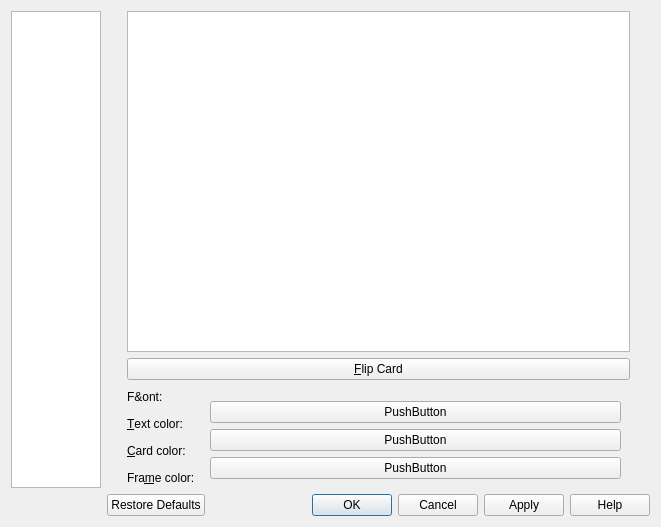
<?xml version="1.0" encoding="UTF-8"?>
<ui version="4.0">
 <class>dlgConfig</class>
 <widget class="QDialog" name="dlgConfig">
  <property name="windowModality">
   <enum>Qt::WindowModal</enum>
  </property>
  <property name="geometry">
   <rect>
    <x>0</x>
    <y>0</y>
    <width>661</width>
    <height>527</height>
   </rect>
  </property>
  <property name="windowTitle">
   <string>Configure - WordQuiz</string>
  </property>
  <property name="windowIcon">
   <iconset resource="../wordquiz.qrc">
    <normaloff>:/kwordquiz/icons/hi16-app-kwordquiz.png</normaloff>:/kwordquiz/icons/hi16-app-kwordquiz.png</iconset>
  </property>
  <layout class="QGridLayout">
   <item row="0" column="0">
    <widget class="QListWidget" name="m_contentsWidget">
     <property name="sizePolicy">
      <sizepolicy hsizetype="Fixed" vsizetype="Expanding">
       <horstretch>0</horstretch>
       <verstretch>0</verstretch>
      </sizepolicy>
     </property>
     <property name="minimumSize">
      <size>
       <width>90</width>
       <height>0</height>
      </size>
     </property>
     <property name="maximumSize">
      <size>
       <width>90</width>
       <height>16777215</height>
      </size>
     </property>
     <property name="verticalScrollBarPolicy">
      <enum>Qt::ScrollBarAlwaysOff</enum>
     </property>
     <property name="horizontalScrollBarPolicy">
      <enum>Qt::ScrollBarAlwaysOff</enum>
     </property>
     <property name="verticalScrollMode">
      <enum>QAbstractItemView::ScrollPerPixel</enum>
     </property>
     <property name="horizontalScrollMode">
      <enum>QAbstractItemView::ScrollPerPixel</enum>
     </property>
     <property name="viewMode">
      <enum>QListView::IconMode</enum>
     </property>
     <property name="wordWrap">
      <bool>true</bool>
     </property>
    </widget>
   </item>
   <item row="0" column="1">
    <widget class="QStackedWidget" name="m_pageWidget">
     <property name="currentIndex">
      <number>3</number>
     </property>
     <widget class="QWidget" name="pageGeneral">
      <layout class="QVBoxLayout">
       <property name="margin">
        <number>0</number>
       </property>
       <item>
        <widget class="QGroupBox" name="groupStartSessionss">
         <property name="title">
          <string>&amp;Open Vocabulary Documents in</string>
         </property>
         <layout class="QVBoxLayout">
          <item>
           <widget class="QRadioButton" name="optEditor">
            <property name="toolTip">
             <string>Open vocabulary documents in the editor</string>
            </property>
            <property name="whatsThis">
             <string>Select if the vocabulary documents should be opened in the editor</string>
            </property>
            <property name="text">
             <string>&amp;Editor</string>
            </property>
           </widget>
          </item>
          <item>
           <widget class="QRadioButton" name="optFlashcard">
            <property name="toolTip">
             <string>Open vocabulary documents in a flashcard quiz</string>
            </property>
            <property name="whatsThis">
             <string>Select if the vocabulary documents should be opened in a flashcard quiz</string>
            </property>
            <property name="text">
             <string>&amp;Flashcard Quiz</string>
            </property>
           </widget>
          </item>
          <item>
           <widget class="QRadioButton" name="optMultipleChoice">
            <property name="toolTip">
             <string>Open vocabulary documents in a multiple choice quiz</string>
            </property>
            <property name="whatsThis">
             <string>Select if the vocabulary documents should be opened in a multiple choice quiz</string>
            </property>
            <property name="text">
             <string>&amp;Multiple Choice Quiz</string>
            </property>
           </widget>
          </item>
          <item>
           <widget class="QRadioButton" name="optQA">
            <property name="toolTip">
             <string>Open vocabulary documents in a question and answer quiz</string>
            </property>
            <property name="whatsThis">
             <string>Select if the vocabulary documents should be opened in a question and answer quiz</string>
            </property>
            <property name="text">
             <string>&amp;Question and Answer Quiz</string>
            </property>
           </widget>
          </item>
         </layout>
        </widget>
       </item>
       <item>
        <spacer>
         <property name="orientation">
          <enum>Qt::Vertical</enum>
         </property>
         <property name="sizeHint" stdset="0">
          <size>
           <width>531</width>
           <height>141</height>
          </size>
         </property>
        </spacer>
       </item>
      </layout>
     </widget>
     <widget class="QWidget" name="pageEditor">
      <layout class="QVBoxLayout">
       <property name="margin">
        <number>0</number>
       </property>
       <item>
        <widget class="QGroupBox" name="groupEnterMove">
         <property name="title">
          <string>Enter Ke&amp;y Moves</string>
         </property>
         <layout class="QVBoxLayout">
          <item>
           <widget class="QRadioButton" name="optDown">
            <property name="toolTip">
             <string>How enter key moves</string>
            </property>
            <property name="whatsThis">
             <string>Select if the next cell below should become active when pressing Enter.</string>
            </property>
            <property name="text">
             <string>&amp;Down</string>
            </property>
           </widget>
          </item>
          <item>
           <widget class="QRadioButton" name="optRight">
            <property name="toolTip">
             <string>How enter key moves</string>
            </property>
            <property name="whatsThis">
             <string>Select if the next cell to the right should become active when pressing Enter</string>
            </property>
            <property name="text">
             <string>&amp;Right</string>
            </property>
           </widget>
          </item>
          <item>
           <widget class="QRadioButton" name="optNoMove">
            <property name="toolTip">
             <string>How enter key moves</string>
            </property>
            <property name="whatsThis">
             <string>Select if the current cell should remain active when pressing Enter</string>
            </property>
            <property name="text">
             <string>Does not &amp;move</string>
            </property>
           </widget>
          </item>
         </layout>
        </widget>
       </item>
       <item>
        <widget class="QCheckBox" name="kcfg_EnableBlanks">
         <property name="toolTip">
          <string>Check to enable fill-in-the-blank</string>
         </property>
         <property name="whatsThis">
          <string>Select to enable the functions for Fill-in-the-blank</string>
         </property>
         <property name="text">
          <string>E&amp;nable fill-in-the-blank</string>
         </property>
        </widget>
       </item>
       <item>
        <spacer>
         <property name="orientation">
          <enum>Qt::Vertical</enum>
         </property>
         <property name="sizeHint" stdset="0">
          <size>
           <width>531</width>
           <height>81</height>
          </size>
         </property>
        </spacer>
       </item>
      </layout>
     </widget>
     <widget class="QWidget" name="pageQuiz">
      <layout class="QGridLayout">
       <property name="margin">
        <number>0</number>
       </property>
       <item row="0" column="0">
        <widget class="QGroupBox" name="KeepDiscard">
         <property name="whatsThis">
          <string>Specify behavior of a flashcard session</string>
         </property>
         <property name="title">
          <string>Flashcard</string>
         </property>
         <layout class="QGridLayout">
          <item row="0" column="0" colspan="3">
           <widget class="QCheckBox" name="kcfg_AutoFlip">
            <property name="toolTip">
             <string>Check to flip card automatically</string>
            </property>
            <property name="whatsThis">
             <string>Select if you want a card to turn over automatically after the given amount of time</string>
            </property>
            <property name="text">
             <string>&amp;Flip card automatically after</string>
            </property>
           </widget>
          </item>
          <item row="1" column="0" rowspan="3">
           <spacer>
            <property name="orientation">
             <enum>Qt::Horizontal</enum>
            </property>
            <property name="sizeType">
             <enum>QSizePolicy::Fixed</enum>
            </property>
            <property name="sizeHint" stdset="0">
             <size>
              <width>20</width>
              <height>70</height>
             </size>
            </property>
           </spacer>
          </item>
          <item row="1" column="1">
           <widget class="QSpinBox" name="spinFlipDelay">
            <property name="minimum">
             <number>1</number>
            </property>
           </widget>
          </item>
          <item row="1" column="2">
           <widget class="QLabel" name="lblSeconds">
            <property name="sizePolicy">
             <sizepolicy hsizetype="Expanding" vsizetype="Preferred">
              <horstretch>0</horstretch>
              <verstretch>0</verstretch>
             </sizepolicy>
            </property>
            <property name="whatsThis">
             <string>Specify the amount of time between card flips</string>
            </property>
            <property name="text">
             <string>seconds and</string>
            </property>
           </widget>
          </item>
          <item row="2" column="1" colspan="2">
           <widget class="QRadioButton" name="optCorrect">
            <property name="toolTip">
             <string>Select how to count card</string>
            </property>
            <property name="whatsThis">
             <string>Select if the previous card should be counted as correct when moving to the next card</string>
            </property>
            <property name="text">
             <string>Count &amp;as correct</string>
            </property>
           </widget>
          </item>
          <item row="3" column="1" colspan="2">
           <widget class="QRadioButton" name="optError">
            <property name="toolTip">
             <string>Select how to count card</string>
            </property>
            <property name="whatsThis">
             <string>Select if the previous card should be counted as incorrect when moving to the next card</string>
            </property>
            <property name="text">
             <string>Count as &amp;error</string>
            </property>
           </widget>
          </item>
         </layout>
        </widget>
       </item>
       <item row="1" column="0">
        <widget class="QGroupBox" name="grpMultiple">
         <property name="whatsThis">
          <string>Specify behavior for a multiple choice session</string>
         </property>
         <property name="title">
          <string>Multiple Choice</string>
         </property>
         <layout class="QGridLayout">
          <property name="margin">
           <number>10</number>
          </property>
          <property name="spacing">
           <number>6</number>
          </property>
          <item row="0" column="0">
           <widget class="QCheckBox" name="kcfg_AutoCheck">
            <property name="toolTip">
             <string>Check to correct automatically</string>
            </property>
            <property name="whatsThis">
             <string>Select if a choice should be checked immediately</string>
            </property>
            <property name="text">
             <string>Check selection a&amp;utomatically</string>
            </property>
           </widget>
          </item>
         </layout>
        </widget>
       </item>
       <item row="2" column="0">
        <widget class="QGroupBox" name="grpQA">
         <property name="whatsThis">
          <string>Specify behavior for a question and answer session</string>
         </property>
         <property name="title">
          <string>Question &amp;&amp; Answer</string>
         </property>
         <layout class="QGridLayout">
          <property name="margin">
           <number>10</number>
          </property>
          <property name="spacing">
           <number>6</number>
          </property>
          <item row="0" column="0">
           <widget class="QCheckBox" name="kcfg_HintError">
            <property name="toolTip">
             <string>Check to count hint as error</string>
            </property>
            <property name="whatsThis">
             <string>Select if questions where the hint function has been used should be counted as errors</string>
            </property>
            <property name="text">
             <string>&amp;Treat hint as error</string>
            </property>
           </widget>
          </item>
         </layout>
        </widget>
       </item>
       <item row="3" column="0">
        <widget class="QGroupBox" name="grpScore">
         <property name="whatsThis">
          <string>Specify behavior of the score presentation in any session</string>
         </property>
         <property name="title">
          <string>Score</string>
         </property>
         <layout class="QGridLayout">
          <property name="margin">
           <number>10</number>
          </property>
          <property name="spacing">
           <number>6</number>
          </property>
          <item row="0" column="0">
           <widget class="QCheckBox" name="kcfg_Percent">
            <property name="toolTip">
             <string>Check to show score as a percentage</string>
            </property>
            <property name="whatsThis">
             <string>Select if the score should be shown as a percentage</string>
            </property>
            <property name="text">
             <string>&amp;Show score as a percentage</string>
            </property>
           </widget>
          </item>
         </layout>
        </widget>
       </item>
       <item row="4" column="0">
        <spacer>
         <property name="orientation">
          <enum>Qt::Vertical</enum>
         </property>
         <property name="sizeType">
          <enum>QSizePolicy::Expanding</enum>
         </property>
         <property name="sizeHint" stdset="0">
          <size>
           <width>21</width>
           <height>31</height>
          </size>
         </property>
        </spacer>
       </item>
      </layout>
     </widget>
     <widget class="QWidget" name="pageFlashcard">
      <layout class="QGridLayout">
       <property name="margin">
        <number>0</number>
       </property>
       <item row="0" column="0">
        <spacer>
         <property name="orientation">
          <enum>Qt::Horizontal</enum>
         </property>
         <property name="sizeType">
          <enum>QSizePolicy::Minimum</enum>
         </property>
         <property name="sizeHint" stdset="0">
          <size>
           <width>20</width>
           <height>20</height>
          </size>
         </property>
        </spacer>
       </item>
       <item row="0" column="2">
        <spacer>
         <property name="orientation">
          <enum>Qt::Horizontal</enum>
         </property>
         <property name="sizeType">
          <enum>QSizePolicy::Minimum</enum>
         </property>
         <property name="sizeHint" stdset="0">
          <size>
           <width>20</width>
           <height>20</height>
          </size>
         </property>
        </spacer>
       </item>
       <item row="1" column="1">
        <layout class="QGridLayout">
         <item row="0" column="0" colspan="2">
          <widget class="QPushButton" name="flipButton">
           <property name="toolTip">
            <string>Flip card</string>
           </property>
           <property name="whatsThis">
            <string>Use to show the other side of the card</string>
           </property>
           <property name="text">
            <string>&amp;Flip Card</string>
           </property>
          </widget>
         </item>
         <item row="1" column="0">
          <widget class="QLabel" name="fontLabel">
           <property name="sizePolicy">
            <sizepolicy hsizetype="Minimum" vsizetype="Preferred">
             <horstretch>0</horstretch>
             <verstretch>0</verstretch>
            </sizepolicy>
           </property>
           <property name="text">
            <string>F&amp;ont:</string>
           </property>
          </widget>
         </item>
         <item row="1" column="1" rowspan="4">
          <widget class="QStackedWidget" name="widgetStack">
           <property name="sizePolicy">
            <sizepolicy hsizetype="Expanding" vsizetype="Preferred">
             <horstretch>0</horstretch>
             <verstretch>0</verstretch>
            </sizepolicy>
           </property>
           <property name="currentIndex">
            <number>0</number>
           </property>
           <widget class="QWidget" name="frontStackPage">
            <layout class="QVBoxLayout">
             <item>
              <widget class="KFontRequester" name="m_frontFont"/>
             </item>
             <item>
              <widget class="KColorButton" name="m_frontTextColor">
               <property name="text">
                <string>PushButton</string>
               </property>
              </widget>
             </item>
             <item>
              <widget class="KColorButton" name="m_frontCardColor">
               <property name="text">
                <string>PushButton</string>
               </property>
              </widget>
             </item>
             <item>
              <widget class="KColorButton" name="m_frontFrameColor">
               <property name="text">
                <string>PushButton</string>
               </property>
              </widget>
             </item>
            </layout>
           </widget>
           <widget class="QWidget" name="backStackPage">
            <layout class="QVBoxLayout">
             <item>
              <widget class="KFontRequester" name="m_backFont"/>
             </item>
             <item>
              <widget class="KColorButton" name="m_backTextColor">
               <property name="text">
                <string>PushButton</string>
               </property>
              </widget>
             </item>
             <item>
              <widget class="KColorButton" name="m_backCardColor">
               <property name="text">
                <string>PushButton</string>
               </property>
              </widget>
             </item>
             <item>
              <widget class="KColorButton" name="m_backFrameColor">
               <property name="text">
                <string>PushButton</string>
               </property>
              </widget>
             </item>
            </layout>
           </widget>
          </widget>
         </item>
         <item row="2" column="0">
          <widget class="QLabel" name="textColorLabel">
           <property name="sizePolicy">
            <sizepolicy hsizetype="Minimum" vsizetype="Preferred">
             <horstretch>0</horstretch>
             <verstretch>0</verstretch>
            </sizepolicy>
           </property>
           <property name="text">
            <string>&amp;Text color:</string>
           </property>
           <property name="buddy">
            <cstring>m_frontTextColor</cstring>
           </property>
          </widget>
         </item>
         <item row="3" column="0">
          <widget class="QLabel" name="cardColorLabel">
           <property name="sizePolicy">
            <sizepolicy hsizetype="Minimum" vsizetype="Preferred">
             <horstretch>0</horstretch>
             <verstretch>0</verstretch>
            </sizepolicy>
           </property>
           <property name="text">
            <string>&amp;Card color:</string>
           </property>
           <property name="buddy">
            <cstring>m_frontCardColor</cstring>
           </property>
          </widget>
         </item>
         <item row="4" column="0">
          <widget class="QLabel" name="frameColorLabel">
           <property name="sizePolicy">
            <sizepolicy hsizetype="Minimum" vsizetype="Preferred">
             <horstretch>0</horstretch>
             <verstretch>0</verstretch>
            </sizepolicy>
           </property>
           <property name="text">
            <string>Fra&amp;me color:</string>
           </property>
           <property name="buddy">
            <cstring>m_frontFrameColor</cstring>
           </property>
          </widget>
         </item>
        </layout>
       </item>
       <item row="0" column="1">
        <widget class="KWQCardView" name="flashcard"/>
       </item>
      </layout>
     </widget>
     <widget class="QWidget" name="pageCharacters">
      <layout class="QGridLayout">
       <property name="margin">
        <number>0</number>
       </property>
       <item row="0" column="0" colspan="2">
        <widget class="QTreeWidget" name="CharacterTree">
         <property name="toolTip">
          <string>Select character to modify</string>
         </property>
         <property name="whatsThis">
          <string>Customizable special character actions</string>
         </property>
         <property name="rootIsDecorated">
          <bool>false</bool>
         </property>
         <property name="columnCount">
          <number>3</number>
         </property>
         <column>
          <property name="text">
           <string>0</string>
          </property>
         </column>
         <column>
          <property name="text">
           <string>1</string>
          </property>
         </column>
         <column>
          <property name="text">
           <string>2</string>
          </property>
         </column>
        </widget>
       </item>
       <item row="1" column="0">
        <spacer>
         <property name="orientation">
          <enum>Qt::Horizontal</enum>
         </property>
         <property name="sizeType">
          <enum>QSizePolicy::Expanding</enum>
         </property>
         <property name="sizeHint" stdset="0">
          <size>
           <width>131</width>
           <height>30</height>
          </size>
         </property>
        </spacer>
       </item>
       <item row="1" column="1">
        <layout class="QGridLayout">
         <property name="margin">
          <number>0</number>
         </property>
         <property name="spacing">
          <number>6</number>
         </property>
         <item row="0" column="1" rowspan="2">
          <spacer>
           <property name="orientation">
            <enum>Qt::Horizontal</enum>
           </property>
           <property name="sizeType">
            <enum>QSizePolicy::Fixed</enum>
           </property>
           <property name="sizeHint" stdset="0">
            <size>
             <width>30</width>
             <height>50</height>
            </size>
           </property>
          </spacer>
         </item>
         <item row="1" column="2">
          <widget class="QPushButton" name="btnCharacter">
           <property name="toolTip">
            <string>Click to choose a new character</string>
           </property>
           <property name="whatsThis">
            <string>Choose a character for the selected action</string>
           </property>
           <property name="text">
            <string>C&amp;haracter...</string>
           </property>
          </widget>
         </item>
         <item row="0" column="2">
          <spacer>
           <property name="orientation">
            <enum>Qt::Vertical</enum>
           </property>
           <property name="sizeType">
            <enum>QSizePolicy::Fixed</enum>
           </property>
           <property name="sizeHint" stdset="0">
            <size>
             <width>31</width>
             <height>31</height>
            </size>
           </property>
          </spacer>
         </item>
         <item row="0" column="0" rowspan="2">
          <widget class="QLabel" name="lblPreview">
           <property name="sizePolicy">
            <sizepolicy hsizetype="Minimum" vsizetype="Minimum">
             <horstretch>0</horstretch>
             <verstretch>0</verstretch>
            </sizepolicy>
           </property>
           <property name="font">
            <font>
             <pointsize>36</pointsize>
             <weight>50</weight>
             <italic>false</italic>
             <bold>false</bold>
             <underline>false</underline>
             <strikeout>false</strikeout>
            </font>
           </property>
           <property name="toolTip">
            <string>Preview of current character</string>
           </property>
           <property name="whatsThis">
            <string>Preview of the character associated with the selected action</string>
           </property>
           <property name="text">
            <string>A</string>
           </property>
           <property name="alignment">
            <set>Qt::AlignBottom</set>
           </property>
          </widget>
         </item>
        </layout>
       </item>
       <item row="2" column="0" colspan="2">
        <widget class="Line" name="line1">
         <property name="frameShape">
          <enum>QFrame::HLine</enum>
         </property>
         <property name="frameShadow">
          <enum>QFrame::Sunken</enum>
         </property>
         <property name="orientation">
          <enum>Qt::Horizontal</enum>
         </property>
        </widget>
       </item>
       <item row="3" column="0" colspan="2">
        <widget class="QLabel" name="lblShortCutInfo">
         <property name="frameShape">
          <enum>QFrame::NoFrame</enum>
         </property>
         <property name="frameShadow">
          <enum>QFrame::Plain</enum>
         </property>
         <property name="text">
          <string>Note: Select Settings -&gt; Configure Shortcuts... to change the shortcut associated with each action.</string>
         </property>
         <property name="alignment">
          <set>Qt::AlignVCenter</set>
         </property>
         <property name="wordWrap">
          <bool>true</bool>
         </property>
        </widget>
       </item>
      </layout>
     </widget>
    </widget>
   </item>
   <item row="1" column="1">
    <widget class="QDialogButtonBox" name="buttonBox">
     <property name="orientation">
      <enum>Qt::Horizontal</enum>
     </property>
     <property name="standardButtons">
      <set>QDialogButtonBox::Apply|QDialogButtonBox::Cancel|QDialogButtonBox::Help|QDialogButtonBox::Ok|QDialogButtonBox::RestoreDefaults</set>
     </property>
    </widget>
   </item>
  </layout>
 </widget>
 <customwidgets>
  <customwidget>
   <class>KFontRequester</class>
   <extends>QWidget</extends>
   <header>kfontrequester.h</header>
   <container>1</container>
  </customwidget>
  <customwidget>
   <class>KColorButton</class>
   <extends>QPushButton</extends>
   <header>kcolorbutton.h</header>
  </customwidget>
  <customwidget>
   <class>KWQCardView</class>
   <extends>QGraphicsView</extends>
   <header>kwqcardview.h</header>
  </customwidget>
 </customwidgets>
 <resources>
  <include location="../wordquiz.qrc"/>
 </resources>
 <connections>
  <connection>
   <sender>buttonBox</sender>
   <signal>accepted()</signal>
   <receiver>dlgConfig</receiver>
   <slot>accept()</slot>
   <hints>
    <hint type="sourcelabel">
     <x>353</x>
     <y>519</y>
    </hint>
    <hint type="destinationlabel">
     <x>157</x>
     <y>274</y>
    </hint>
   </hints>
  </connection>
  <connection>
   <sender>buttonBox</sender>
   <signal>rejected()</signal>
   <receiver>dlgConfig</receiver>
   <slot>reject()</slot>
   <hints>
    <hint type="sourcelabel">
     <x>421</x>
     <y>519</y>
    </hint>
    <hint type="destinationlabel">
     <x>286</x>
     <y>274</y>
    </hint>
   </hints>
  </connection>
  <connection>
   <sender>m_contentsWidget</sender>
   <signal>currentRowChanged(int)</signal>
   <receiver>m_pageWidget</receiver>
   <slot>setCurrentIndex(int)</slot>
   <hints>
    <hint type="sourcelabel">
     <x>60</x>
     <y>208</y>
    </hint>
    <hint type="destinationlabel">
     <x>649</x>
     <y>28</y>
    </hint>
   </hints>
  </connection>
  <connection>
   <sender>kcfg_AutoFlip</sender>
   <signal>toggled(bool)</signal>
   <receiver>spinFlipDelay</receiver>
   <slot>setEnabled(bool)</slot>
   <hints>
    <hint type="sourcelabel">
     <x>133</x>
     <y>52</y>
    </hint>
    <hint type="destinationlabel">
     <x>171</x>
     <y>79</y>
    </hint>
   </hints>
  </connection>
  <connection>
   <sender>kcfg_AutoFlip</sender>
   <signal>toggled(bool)</signal>
   <receiver>optCorrect</receiver>
   <slot>setEnabled(bool)</slot>
   <hints>
    <hint type="sourcelabel">
     <x>150</x>
     <y>52</y>
    </hint>
    <hint type="destinationlabel">
     <x>168</x>
     <y>106</y>
    </hint>
   </hints>
  </connection>
  <connection>
   <sender>kcfg_AutoFlip</sender>
   <signal>toggled(bool)</signal>
   <receiver>optError</receiver>
   <slot>setEnabled(bool)</slot>
   <hints>
    <hint type="sourcelabel">
     <x>171</x>
     <y>48</y>
    </hint>
    <hint type="destinationlabel">
     <x>179</x>
     <y>128</y>
    </hint>
   </hints>
  </connection>
 </connections>
</ui>
